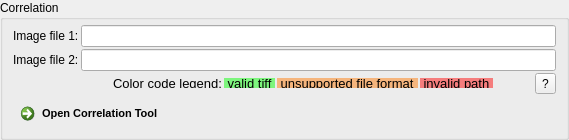
     <widget class="QGroupBox" name="Correlation">
      <property name="minimumSize">
       <size>
        <width>0</width>
        <height>100</height>
       </size>
      </property>
      <property name="maximumSize">
       <size>
        <width>16777215</width>
        <height>140</height>
       </size>
      </property>
      <property name="title">
       <string>Correlation</string>
      </property>
      <layout class="QVBoxLayout" name="verticalLayout_4">
       <property name="spacing">
        <number>2</number>
       </property>
       <property name="leftMargin">
        <number>10</number>
       </property>
       <property name="topMargin">
        <number>5</number>
       </property>
       <property name="rightMargin">
        <number>10</number>
       </property>
       <property name="bottomMargin">
        <number>5</number>
       </property>
       <item>
        <layout class="QHBoxLayout" name="horizontalLayout_3">
         <property name="spacing">
          <number>-1</number>
         </property>
         <item>
          <widget class="QLabel" name="label_5">
           <property name="text">
            <string>Image file 1:</string>
           </property>
          </widget>
         </item>
         <item>
          <widget class="QLineEditFilePath" name="lineEdit_selectImage1">
           <property name="minimumSize">
            <size>
             <width>0</width>
             <height>20</height>
            </size>
           </property>
           <property name="frame">
            <bool>true</bool>
           </property>
           <property name="dragEnabled">
            <bool>true</bool>
           </property>
           <property name="readOnly">
            <bool>false</bool>
           </property>
          </widget>
         </item>
        </layout>
       </item>
       <item>
        <layout class="QHBoxLayout" name="horizontalLayout_6">
         <property name="spacing">
          <number>-1</number>
         </property>
         <item>
          <widget class="QLabel" name="label_6">
           <property name="text">
            <string>Image file 2:</string>
           </property>
          </widget>
         </item>
         <item>
          <widget class="QLineEditFilePath" name="lineEdit_selectImage2">
           <property name="minimumSize">
            <size>
             <width>0</width>
             <height>20</height>
            </size>
           </property>
           <property name="readOnly">
            <bool>false</bool>
           </property>
          </widget>
         </item>
        </layout>
       </item>
       <item>
        <layout class="QHBoxLayout" name="horizontalLayout_7">
         <item>
          <spacer name="horizontalSpacer_6">
           <property name="orientation">
            <enum>Qt::Horizontal</enum>
           </property>
           <property name="sizeType">
            <enum>QSizePolicy::Fixed</enum>
           </property>
           <property name="sizeHint" stdset="0">
            <size>
             <width>100</width>
             <height>10</height>
            </size>
           </property>
          </spacer>
         </item>
         <item>
          <widget class="QLabel" name="label_12">
           <property name="maximumSize">
            <size>
             <width>16777215</width>
             <height>10</height>
            </size>
           </property>
           <property name="font">
            <font>
             <pointsize>10</pointsize>
            </font>
           </property>
           <property name="text">
            <string>Color code legend:</string>
           </property>
          </widget>
         </item>
         <item>
          <widget class="QLabel" name="label_10">
           <property name="minimumSize">
            <size>
             <width>0</width>
             <height>0</height>
            </size>
           </property>
           <property name="maximumSize">
            <size>
             <width>16777215</width>
             <height>10</height>
            </size>
           </property>
           <property name="font">
            <font>
             <pointsize>10</pointsize>
            </font>
           </property>
           <property name="styleSheet">
            <string notr="true">background-color: rgb(0,255,0,120);</string>
           </property>
           <property name="text">
            <string> valid tiff </string>
           </property>
          </widget>
         </item>
         <item>
          <widget class="QLabel" name="label_11">
           <property name="maximumSize">
            <size>
             <width>16777215</width>
             <height>10</height>
            </size>
           </property>
           <property name="font">
            <font>
             <pointsize>10</pointsize>
            </font>
           </property>
           <property name="styleSheet">
            <string notr="true">background-color: rgb(255,120,0,120);</string>
           </property>
           <property name="text">
            <string> unsupported file format </string>
           </property>
          </widget>
         </item>
         <item>
          <widget class="QLabel" name="label_9">
           <property name="minimumSize">
            <size>
             <width>0</width>
             <height>0</height>
            </size>
           </property>
           <property name="maximumSize">
            <size>
             <width>16777215</width>
             <height>10</height>
            </size>
           </property>
           <property name="font">
            <font>
             <pointsize>10</pointsize>
            </font>
           </property>
           <property name="styleSheet">
            <string notr="true">background-color: rgb(255,0,0,120);</string>
           </property>
           <property name="text">
            <string> invalid path </string>
           </property>
          </widget>
         </item>
         <item>
          <spacer name="horizontalSpacer">
           <property name="orientation">
            <enum>Qt::Horizontal</enum>
           </property>
           <property name="sizeHint" stdset="0">
            <size>
             <width>40</width>
             <height>10</height>
            </size>
           </property>
          </spacer>
         </item>
         <item>
          <widget class="QToolButton" name="toolButton_CorrelationHelp">
           <property name="text">
            <string>?</string>
           </property>
          </widget>
         </item>
        </layout>
       </item>
       <item>
        <layout class="QHBoxLayout" name="horizontalLayout_9">
         <item>
          <widget class="QCommandLinkButton" name="commandLinkButton_correlate">
           <property name="enabled">
            <bool>true</bool>
           </property>
           <property name="maximumSize">
            <size>
             <width>16777215</width>
             <height>16777215</height>
            </size>
           </property>
           <property name="font">
            <font>
             <family>Segoe UI</family>
             <pointsize>8</pointsize>
            </font>
           </property>
           <property name="text">
            <string>Open Correlation Tool</string>
           </property>
          </widget>
         </item>
         <item>
          <spacer name="horizontalSpacer_7">
           <property name="orientation">
            <enum>Qt::Horizontal</enum>
           </property>
           <property name="sizeHint" stdset="0">
            <size>
             <width>40</width>
             <height>20</height>
            </size>
           </property>
          </spacer>
         </item>
        </layout>
       </item>
      </layout>
     </widget>
